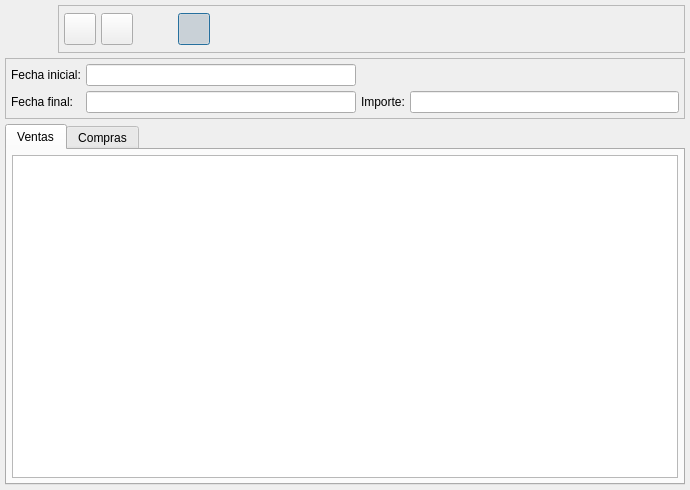
<ui version="4.0" >
 <author>Josep Burcion</author>
 <class>Modelo347Base</class>
 <widget class="QDialog" name="Modelo347Base" >
  <property name="geometry" >
   <rect>
    <x>0</x>
    <y>0</y>
    <width>690</width>
    <height>490</height>
   </rect>
  </property>
  <property name="windowTitle" >
   <string>Listado para el modelo 347</string>
  </property>
  <property name="windowIcon" >
   <iconset resource="../../bulmages.qrc" >:/BulmaCont32x32/images/png/i_kcmkwm.png</iconset>
  </property>
  <property name="sizeGripEnabled" >
   <bool>false</bool>
  </property>
  <layout class="QVBoxLayout" >
   <property name="margin" >
    <number>5</number>
   </property>
   <property name="spacing" >
    <number>5</number>
   </property>
   <item>
    <layout class="QHBoxLayout" >
     <property name="margin" >
      <number>0</number>
     </property>
     <property name="spacing" >
      <number>5</number>
     </property>
     <item>
      <widget class="QLabel" name="label" >
       <property name="minimumSize" >
        <size>
         <width>48</width>
         <height>48</height>
        </size>
       </property>
       <property name="maximumSize" >
        <size>
         <width>48</width>
         <height>48</height>
        </size>
       </property>
       <property name="pixmap" >
        <pixmap resource="../../bulmages.qrc" >:/BulmaCont32x32/images/png/i_kcmkwm.png</pixmap>
       </property>
       <property name="scaledContents" >
        <bool>true</bool>
       </property>
      </widget>
     </item>
     <item>
      <widget class="QFrame" name="frame" >
       <property name="frameShape" >
        <enum>QFrame::StyledPanel</enum>
       </property>
       <property name="frameShadow" >
        <enum>QFrame::Raised</enum>
       </property>
       <layout class="QHBoxLayout" >
        <property name="margin" >
         <number>5</number>
        </property>
        <property name="spacing" >
         <number>5</number>
        </property>
        <item>
         <widget class="QPushButton" name="m_boton_imprimir" >
          <property name="minimumSize" >
           <size>
            <width>32</width>
            <height>32</height>
           </size>
          </property>
          <property name="maximumSize" >
           <size>
            <width>32</width>
            <height>32</height>
           </size>
          </property>
          <property name="toolTip" >
           <string>Imprimir</string>
          </property>
          <property name="text" >
           <string comment="Imprimir/Salvar" />
          </property>
          <property name="icon" >
           <iconset resource="../../bulmages.qrc" >:/Genericos32x32/images/png/i_filePrint.xpm</iconset>
          </property>
          <property name="iconSize" >
           <size>
            <width>32</width>
            <height>32</height>
           </size>
          </property>
          <property name="shortcut" >
           <string>Ctrl+P</string>
          </property>
          <property name="default" >
           <bool>true</bool>
          </property>
          <property name="flat" >
           <bool>false</bool>
          </property>
         </widget>
        </item>
        <item>
         <widget class="QPushButton" name="m_boton_recalcular" >
          <property name="minimumSize" >
           <size>
            <width>32</width>
            <height>32</height>
           </size>
          </property>
          <property name="maximumSize" >
           <size>
            <width>32</width>
            <height>32</height>
           </size>
          </property>
          <property name="toolTip" >
           <string>Recalcular</string>
          </property>
          <property name="icon" >
           <iconset resource="../../bulmages.qrc" >:/Genericos32x32/images/png/i_reload.png</iconset>
          </property>
          <property name="iconSize" >
           <size>
            <width>22</width>
            <height>22</height>
           </size>
          </property>
          <property name="shortcut" >
           <string>F5</string>
          </property>
          <property name="flat" >
           <bool>false</bool>
          </property>
         </widget>
        </item>
        <item>
         <spacer>
          <property name="orientation" >
           <enum>Qt::Horizontal</enum>
          </property>
          <property name="sizeType" >
           <enum>QSizePolicy::Fixed</enum>
          </property>
          <property name="sizeHint" >
           <size>
            <width>40</width>
            <height>20</height>
           </size>
          </property>
         </spacer>
        </item>
        <item>
         <widget class="QPushButton" name="mui_filtro" >
          <property name="minimumSize" >
           <size>
            <width>32</width>
            <height>32</height>
           </size>
          </property>
          <property name="maximumSize" >
           <size>
            <width>32</width>
            <height>32</height>
           </size>
          </property>
          <property name="toolTip" >
           <string>Imprimir</string>
          </property>
          <property name="text" >
           <string comment="Imprimir/Salvar" />
          </property>
          <property name="icon" >
           <iconset resource="../../bulmages.qrc" >:/Images/edit-find.svg</iconset>
          </property>
          <property name="iconSize" >
           <size>
            <width>22</width>
            <height>22</height>
           </size>
          </property>
          <property name="shortcut" >
           <string>Ctrl+F</string>
          </property>
          <property name="checkable" >
           <bool>true</bool>
          </property>
          <property name="checked" >
           <bool>true</bool>
          </property>
          <property name="default" >
           <bool>true</bool>
          </property>
          <property name="flat" >
           <bool>false</bool>
          </property>
         </widget>
        </item>
        <item>
         <spacer>
          <property name="orientation" >
           <enum>Qt::Horizontal</enum>
          </property>
          <property name="sizeHint" >
           <size>
            <width>40</width>
            <height>20</height>
           </size>
          </property>
         </spacer>
        </item>
       </layout>
      </widget>
     </item>
    </layout>
   </item>
   <item>
    <widget class="QFrame" name="frame_2" >
     <property name="frameShape" >
      <enum>QFrame::StyledPanel</enum>
     </property>
     <property name="frameShadow" >
      <enum>QFrame::Raised</enum>
     </property>
     <layout class="QGridLayout" >
      <property name="margin" >
       <number>5</number>
      </property>
      <property name="spacing" >
       <number>5</number>
      </property>
      <item row="0" column="0" >
       <widget class="QLabel" name="textLabel1_2" >
        <property name="text" >
         <string>Fecha inicial:</string>
        </property>
       </widget>
      </item>
      <item row="1" column="3" >
       <widget class="QLineEdit" name="importe" />
      </item>
      <item row="1" column="2" >
       <widget class="QLabel" name="textLabel3" >
        <property name="text" >
         <string>Importe:</string>
        </property>
       </widget>
      </item>
      <item row="0" column="1" >
       <widget class="QLineEdit" name="finicial" />
      </item>
      <item row="1" column="1" >
       <widget class="QLineEdit" name="ffinal" />
      </item>
      <item row="1" column="0" >
       <widget class="QLabel" name="textLabel1" >
        <property name="text" >
         <string>Fecha final:</string>
        </property>
       </widget>
      </item>
     </layout>
    </widget>
   </item>
   <item>
    <widget class="QTabWidget" name="TabWidget1" >
     <property name="currentIndex" >
      <number>0</number>
     </property>
     <widget class="QWidget" name="tab1" >
      <attribute name="title" >
       <string>Ventas</string>
      </attribute>
      <layout class="QVBoxLayout" >
       <property name="margin" >
        <number>5</number>
       </property>
       <property name="spacing" >
        <number>5</number>
       </property>
       <item>
        <widget class="QTableWidget" name="tablaventas" />
       </item>
      </layout>
     </widget>
     <widget class="QWidget" name="tab2" >
      <attribute name="title" >
       <string>Compras</string>
      </attribute>
      <layout class="QVBoxLayout" >
       <property name="margin" >
        <number>5</number>
       </property>
       <property name="spacing" >
        <number>5</number>
       </property>
       <item>
        <widget class="QTableWidget" name="tablacompras" />
       </item>
      </layout>
     </widget>
    </widget>
   </item>
  </layout>
 </widget>
 <layoutdefault spacing="6" margin="11" />
 <tabstops>
  <tabstop>finicial</tabstop>
  <tabstop>ffinal</tabstop>
  <tabstop>importe</tabstop>
  <tabstop>TabWidget1</tabstop>
 </tabstops>
 <resources>
  <include location="../../bulmages.qrc" />
 </resources>
 <connections>
  <connection>
   <sender>mui_filtro</sender>
   <signal>toggled(bool)</signal>
   <receiver>frame_2</receiver>
   <slot>setShown(bool)</slot>
   <hints>
    <hint type="sourcelabel" >
     <x>196</x>
     <y>35</y>
    </hint>
    <hint type="destinationlabel" >
     <x>197</x>
     <y>64</y>
    </hint>
   </hints>
  </connection>
 </connections>
</ui>
